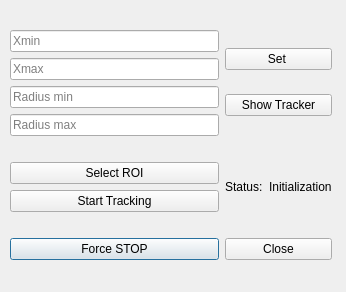
<?xml version="1.0" encoding="UTF-8"?>
<ui version="4.0">
 <class>Dialog</class>
 <widget class="QDialog" name="Dialog">
  <property name="geometry">
   <rect>
    <x>0</x>
    <y>0</y>
    <width>346</width>
    <height>292</height>
   </rect>
  </property>
  <property name="windowTitle">
   <string>Dialog</string>
  </property>
  <widget class="QWidget" name="gridLayoutWidget">
   <property name="geometry">
    <rect>
     <x>10</x>
     <y>10</y>
     <width>322</width>
     <height>271</height>
    </rect>
   </property>
   <layout class="QGridLayout" name="gridLayout">
    <item row="9" column="0">
     <widget class="QPushButton" name="pushButton_4">
      <property name="text">
       <string>Force STOP</string>
      </property>
     </widget>
    </item>
    <item row="9" column="1">
     <widget class="QPushButton" name="pushButton">
      <property name="text">
       <string>Close</string>
      </property>
     </widget>
    </item>
    <item row="1" column="0">
     <layout class="QVBoxLayout" name="verticalLayout_2">
      <item>
       <widget class="QLineEdit" name="lineEdit_5">
        <property name="placeholderText">
         <string>Xmin</string>
        </property>
       </widget>
      </item>
      <item>
       <widget class="QLineEdit" name="lineEdit_2">
        <property name="placeholderText">
         <string>Xmax</string>
        </property>
       </widget>
      </item>
      <item>
       <widget class="QLineEdit" name="lineEdit_3">
        <property name="placeholderText">
         <string>Radius min</string>
        </property>
       </widget>
      </item>
      <item>
       <widget class="QLineEdit" name="lineEdit_4">
        <property name="placeholderText">
         <string>Radius max</string>
        </property>
       </widget>
      </item>
     </layout>
    </item>
    <item row="8" column="0">
     <layout class="QVBoxLayout" name="verticalLayout">
      <item>
       <widget class="QPushButton" name="pushButton_2">
        <property name="text">
         <string>Select ROI</string>
        </property>
       </widget>
      </item>
      <item>
       <widget class="QPushButton" name="pushButton_3">
        <property name="text">
         <string>Start Tracking</string>
        </property>
       </widget>
      </item>
     </layout>
    </item>
    <item row="8" column="1">
     <layout class="QHBoxLayout" name="horizontalLayout">
      <item>
       <widget class="QLabel" name="label">
        <property name="text">
         <string>Status:</string>
        </property>
       </widget>
      </item>
      <item>
       <widget class="QLabel" name="label_2">
        <property name="text">
         <string>Initialization</string>
        </property>
       </widget>
      </item>
     </layout>
    </item>
    <item row="1" column="1">
     <layout class="QVBoxLayout" name="verticalLayout_3">
      <item>
       <widget class="QPushButton" name="pushButton_5">
        <property name="text">
         <string>Set </string>
        </property>
       </widget>
      </item>
      <item>
       <widget class="QPushButton" name="pushButton_6">
        <property name="text">
         <string>Show Tracker</string>
        </property>
       </widget>
      </item>
     </layout>
    </item>
   </layout>
  </widget>
 </widget>
 <resources/>
 <connections/>
</ui>
